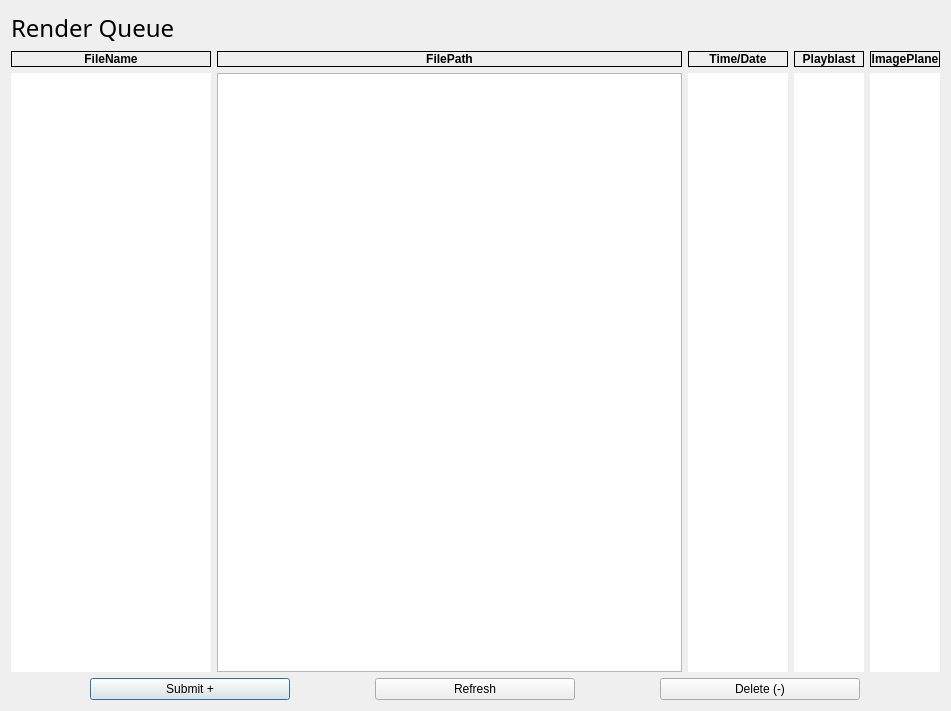
<?xml version="1.0" encoding="UTF-8"?>
<ui version="4.0">
 <class>RenderQueue</class>
 <widget class="QDialog" name="RenderQueue">
  <property name="geometry">
   <rect>
    <x>0</x>
    <y>0</y>
    <width>951</width>
    <height>711</height>
   </rect>
  </property>
  <property name="sizePolicy">
   <sizepolicy hsizetype="Maximum" vsizetype="Preferred">
    <horstretch>0</horstretch>
    <verstretch>0</verstretch>
   </sizepolicy>
  </property>
  <property name="maximumSize">
   <size>
    <width>16777215</width>
    <height>16777215</height>
   </size>
  </property>
  <property name="windowTitle">
   <string>RenderQueue</string>
  </property>
  <property name="windowOpacity">
   <double>1.000000000000000</double>
  </property>
  <layout class="QGridLayout" name="gridLayout_2">
   <item row="1" column="0">
    <layout class="QGridLayout" name="gridLayout">
     <item row="3" column="1">
      <widget class="QListWidget" name="fileNameList">
       <property name="minimumSize">
        <size>
         <width>120</width>
         <height>0</height>
        </size>
       </property>
       <property name="maximumSize">
        <size>
         <width>200</width>
         <height>16777215</height>
        </size>
       </property>
       <property name="frameShape">
        <enum>QFrame::NoFrame</enum>
       </property>
      </widget>
     </item>
     <item row="3" column="4">
      <widget class="QListWidget" name="timeList">
       <property name="minimumSize">
        <size>
         <width>100</width>
         <height>0</height>
        </size>
       </property>
       <property name="maximumSize">
        <size>
         <width>100</width>
         <height>16777215</height>
        </size>
       </property>
       <property name="frameShape">
        <enum>QFrame::NoFrame</enum>
       </property>
      </widget>
     </item>
     <item row="2" column="1">
      <widget class="QLabel" name="label_2">
       <property name="font">
        <font>
         <weight>75</weight>
         <bold>true</bold>
        </font>
       </property>
       <property name="frameShape">
        <enum>QFrame::Box</enum>
       </property>
       <property name="frameShadow">
        <enum>QFrame::Plain</enum>
       </property>
       <property name="text">
        <string>FileName</string>
       </property>
       <property name="alignment">
        <set>Qt::AlignCenter</set>
       </property>
      </widget>
     </item>
     <item row="2" column="2">
      <widget class="QLabel" name="label_3">
       <property name="font">
        <font>
         <weight>75</weight>
         <bold>true</bold>
        </font>
       </property>
       <property name="frameShape">
        <enum>QFrame::Box</enum>
       </property>
       <property name="frameShadow">
        <enum>QFrame::Plain</enum>
       </property>
       <property name="text">
        <string>FilePath</string>
       </property>
       <property name="alignment">
        <set>Qt::AlignCenter</set>
       </property>
      </widget>
     </item>
     <item row="2" column="4">
      <widget class="QLabel" name="label_5">
       <property name="font">
        <font>
         <weight>75</weight>
         <bold>true</bold>
        </font>
       </property>
       <property name="frameShape">
        <enum>QFrame::Box</enum>
       </property>
       <property name="frameShadow">
        <enum>QFrame::Plain</enum>
       </property>
       <property name="text">
        <string>Time/Date</string>
       </property>
       <property name="alignment">
        <set>Qt::AlignCenter</set>
       </property>
      </widget>
     </item>
     <item row="1" column="1">
      <widget class="QLabel" name="label">
       <property name="font">
        <font>
         <family>Cordia New</family>
         <pointsize>18</pointsize>
        </font>
       </property>
       <property name="text">
        <string>Render Queue</string>
       </property>
      </widget>
     </item>
     <item row="2" column="5">
      <widget class="QLabel" name="label_6">
       <property name="font">
        <font>
         <weight>75</weight>
         <bold>true</bold>
        </font>
       </property>
       <property name="frameShape">
        <enum>QFrame::Box</enum>
       </property>
       <property name="text">
        <string>Playblast</string>
       </property>
       <property name="alignment">
        <set>Qt::AlignCenter</set>
       </property>
      </widget>
     </item>
     <item row="3" column="6">
      <widget class="QListWidget" name="imageplaneList">
       <property name="minimumSize">
        <size>
         <width>70</width>
         <height>0</height>
        </size>
       </property>
       <property name="maximumSize">
        <size>
         <width>70</width>
         <height>16777215</height>
        </size>
       </property>
       <property name="frameShape">
        <enum>QFrame::NoFrame</enum>
       </property>
      </widget>
     </item>
     <item row="2" column="6">
      <widget class="QLabel" name="label_7">
       <property name="font">
        <font>
         <weight>75</weight>
         <bold>true</bold>
        </font>
       </property>
       <property name="frameShape">
        <enum>QFrame::Box</enum>
       </property>
       <property name="frameShadow">
        <enum>QFrame::Plain</enum>
       </property>
       <property name="text">
        <string>ImagePlane</string>
       </property>
       <property name="alignment">
        <set>Qt::AlignCenter</set>
       </property>
      </widget>
     </item>
     <item row="3" column="5">
      <widget class="QListWidget" name="playblastList">
       <property name="minimumSize">
        <size>
         <width>70</width>
         <height>0</height>
        </size>
       </property>
       <property name="maximumSize">
        <size>
         <width>70</width>
         <height>16777215</height>
        </size>
       </property>
       <property name="frameShape">
        <enum>QFrame::NoFrame</enum>
       </property>
      </widget>
     </item>
     <item row="3" column="2">
      <widget class="QListWidget" name="pathList"/>
     </item>
    </layout>
   </item>
   <item row="2" column="0">
    <layout class="QHBoxLayout" name="horizontalLayout">
     <item>
      <widget class="QPushButton" name="submit_button">
       <property name="minimumSize">
        <size>
         <width>20</width>
         <height>0</height>
        </size>
       </property>
       <property name="maximumSize">
        <size>
         <width>200</width>
         <height>16777215</height>
        </size>
       </property>
       <property name="text">
        <string>Submit +</string>
       </property>
       <property name="+command" stdset="0">
        <string>&quot;i.submitFile()&quot;</string>
       </property>
      </widget>
     </item>
     <item>
      <widget class="QPushButton" name="refresh_button">
       <property name="minimumSize">
        <size>
         <width>20</width>
         <height>0</height>
        </size>
       </property>
       <property name="maximumSize">
        <size>
         <width>200</width>
         <height>250</height>
        </size>
       </property>
       <property name="text">
        <string>Refresh</string>
       </property>
       <property name="+command" stdset="0">
        <string>&quot;i.refreshList()&quot;</string>
       </property>
      </widget>
     </item>
     <item>
      <widget class="QPushButton" name="delete_button">
       <property name="minimumSize">
        <size>
         <width>20</width>
         <height>0</height>
        </size>
       </property>
       <property name="maximumSize">
        <size>
         <width>200</width>
         <height>16777215</height>
        </size>
       </property>
       <property name="text">
        <string>Delete (-)</string>
       </property>
       <property name="+command" stdset="0">
        <string>&quot;i.deleteItem()&quot;</string>
       </property>
      </widget>
     </item>
    </layout>
   </item>
  </layout>
 </widget>
 <resources/>
 <connections/>
</ui>
